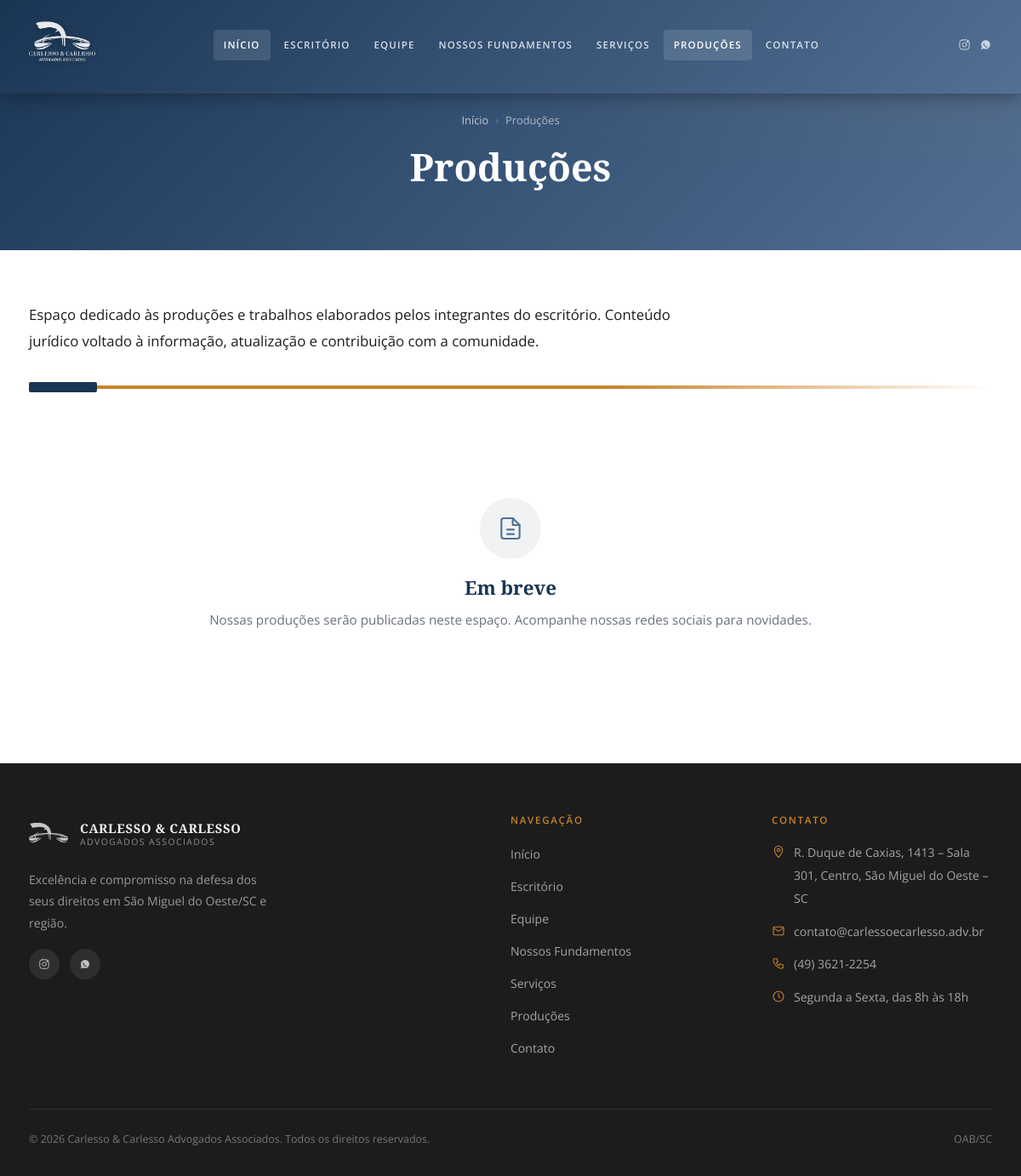
/producoes, run on the app's committed database.
### tables this page shows
CREATE TABLE `paginas` (
  `id`               INT(11)      NOT NULL AUTO_INCREMENT,
  `titulo`           VARCHAR(200) NOT NULL,
  `slug`             VARCHAR(120) NOT NULL,
  `conteudo`         LONGTEXT     DEFAULT NULL,
  `blocos`           LONGTEXT     DEFAULT NULL,
  `meta_title`       VARCHAR(255) DEFAULT NULL,
  `meta_description` VARCHAR(500) DEFAULT NULL,
  `status`           ENUM('publicado','rascunho') NOT NULL DEFAULT 'rascunho',
  `show_in_menu`     TINYINT(1)   NOT NULL DEFAULT 0,
  `menu_order`       INT(11)      NOT NULL DEFAULT 0,
  `created_at`       TIMESTAMP    NULL DEFAULT CURRENT_TIMESTAMP,
  `updated_at`       TIMESTAMP    NULL DEFAULT CURRENT_TIMESTAMP ON UPDATE CURRENT_TIMESTAMP,
  PRIMARY KEY (`id`),
  UNIQUE KEY `uk_slug` (`slug`),
  KEY `idx_status`    (`status`),
  KEY `idx_menu`      (`show_in_menu`,`menu_order`)
);

CREATE TABLE `conteudos` (
  `id`         INT(11)      NOT NULL AUTO_INCREMENT,
  `pagina`     VARCHAR(60)  NOT NULL,
  `secao`      VARCHAR(60)  NOT NULL,
  `titulo`     VARCHAR(200) DEFAULT NULL,
  `conteudo`   LONGTEXT     DEFAULT NULL,
  `imagem`     VARCHAR(255) DEFAULT NULL,
  `extra`      TEXT         DEFAULT NULL,
  `updated_at` TIMESTAMP    NULL DEFAULT CURRENT_TIMESTAMP ON UPDATE CURRENT_TIMESTAMP,
  PRIMARY KEY (`id`),
  UNIQUE KEY `uk_pagina_secao` (`pagina`,`secao`)
);

### src/Support/Env.php (called while the page is built, shortened)
<?php
final class Env
{
    public static function get(string $key, mixed $default = null): mixed
    {
        if (array_key_exists($key, $_ENV)) {
            return $_ENV[$key];
        }
        $val = getenv($key);
        return $val !== false ? $val : $default;
    }
}

### src/Support/Database.php (called while the page is built, shortened)
<?php
final class Database
{
    private static ?PDO $instance = null;
    public static function getInstance(): PDO
    {
        if (self::$instance === null) {
            $host    = Env::get('DB_HOST', 'localhost');
            $dbname  = Env::get('DB_NAME');
            $user    = Env::get('DB_USER');
            $pass    = Env::get('DB_PASS');
            $charset = Env::get('DB_CHARSET', 'utf8mb4');
            $dsn = "mysql:host=$host;dbname=$dbname;charset=$charset";
            $options = [
                PDO::ATTR_ERRMODE            => PDO::ERRMODE_EXCEPTION,
                PDO::ATTR_DEFAULT_FETCH_MODE => PDO::FETCH_ASSOC,
                PDO::ATTR_EMULATE_PREPARES   => false,
                PDO::MYSQL_ATTR_FOUND_ROWS   => true,
            ];
            try {
                self::$instance = new PDO($dsn, $user, $pass, $options);
            } catch (PDOException $e) {
                error_log('DB Connection Error: ' . $e->getMessage());
                if (defined('CARLESSO_INSTALL_MODE') || PHP_SAPI === 'cli') {
                    throw $e;
                }
                http_response_code(503);
                if (str_contains($_SERVER['REQUEST_URI'] ?? '', '/api/')) {
                    header('Content-Type: application/json; charset=utf-8');
                    echo json_encode(['error' => 'Serviço temporariamente indisponível.']);
                } else {
                    header('Content-Type: text/html; charset=utf-8');
                    echo '<!DOCTYPE html><meta charset="utf-8"><title>Em manutenção</title>';
                    echo '<body style="font-family:system-ui;text-align:center;padding:80px 20px;color:#1a3554">';
                    echo '<h1>Site em manutenção</h1><p>Voltamos em breve.</p></body>';
                }
                exit;
            }
        }
        return self::$instance;
    }
    public static function query(string $sql, array $params = []): PDOStatement
    {
        $stmt = self::getInstance()->prepare($sql);
        $stmt->execute($params);
        return $stmt;
    }
    public static function fetchOne(string $sql, array $params = []): ?array
    {
        $row = self::query($sql, $params)->fetch();
        return $row ?: null;
    }
}

### includes/functions.php (called while the page is built, shortened)
<?php
if (!function_exists('getPage')) {
    function getPage(string $slug): ?array
    {
        return Database::fetchOne(
            'SELECT * FROM paginas WHERE slug = ? AND status = "publicado" LIMIT 1',
            [$slug]
        );
    }
}
if (!function_exists('getContent')) {
    function getContent(string $pagina, string $secao): ?array
    {
        return Database::fetchOne(
            'SELECT * FROM conteudos WHERE pagina = ? AND secao = ? LIMIT 1',
            [$pagina, $secao]
        );
    }
}

### index.php (the view, shortened to what this page needs)
<?php
require_once __DIR__ . '/includes/functions.php';
$slug = trim($_GET['slug'] ?? '', '/');
$slug = $slug ?: 'inicio';
$slug = preg_replace('/[^a-z0-9_-]/', '', strtolower($slug));
$page    = getPage($slug);
include __DIR__ . '/templates/header.php';
echo '<main id="main-content">';
if ($slug === 'inicio') {
    include __DIR__ . '/templates/home.php';
} else {
    echo '<section class="page-header">
      <div class="container">
        <div class="breadcrumb">
          <a href="/">Início</a>
          <span class="sep">›</span>
          <span>' . e($page['titulo']) . '</span>
        </div>
        <h1>' . e($page['titulo']) . '</h1>
      </div>
    </section>';
    echo '<div class="page-content"><div class="container">';
    $templateFile = __DIR__ . '/templates/' . $slug . '.php';
    if (file_exists($templateFile)) {
        include $templateFile;
    }
    echo '</div></div>';
}
echo '</main>';
include __DIR__ . '/templates/footer.php';

### templates/producoes.php (shortened to what this page needs)
<?php
$introducao = getContent('producoes', 'introducao');
$posts      = getPublishedPosts(50);
$singlePost = null;
?>
<?php if ($singlePost): ?>
  <article class="single-post">
    <a href="/producoes" class="back-link">← Voltar para Produções</a>
    <header class="single-post-header">
      <div class="post-date"><?= dateFormat($singlePost['data_publicacao'], 'd \d\e F \d\e Y') ?></div>
      <h1 style="margin-top:8px"><?= e($singlePost['titulo']) ?></h1>
      <div class="gold-divider" style="margin:24px 0"></div>
    </header>
    <?php if (!empty($singlePost['imagem'])): ?>
      <img class="single-post-image" src="<?= e($singlePost['imagem']) ?>" alt="<?= e($singlePost['titulo']) ?>">
    <?php endif; ?>
    <div class="rich-content">
      <?= sanitizeHtml($singlePost['conteudo'] ?? '') ?>
    </div>
  </article>
<?php else: ?>
  <p class="lead-text">
    <?= e($introducao['conteudo'] ?? 'Espaço dedicado às produções e trabalhos elaborados pelos integrantes do escritório. Conteúdo jurídico voltado à informação, atualização e contribuição com a comunidade.') ?>
  </p>
  <div class="gold-divider"></div>
  <?php if (empty($posts)): ?>
    <div class="empty-state">
      <div class="empty-icon"><?= svgIcon('document') ?></div>
      <h3>Em breve</h3>
      <p>Nossas produções serão publicadas neste espaço. Acompanhe nossas redes sociais para novidades.</p>
    </div>
  <?php endif; ?>
<?php endif; ?>

### assets/css/style.css (style rules this page uses)
:root { --c-primary: #527095; --c-dark: #081217; --c-gold: #c8832a; --c-navy: #1a3554; --c-navy-light: #2d5a8e; --c-blue-light: #b8d4e8; --c-cream: #e8d5c0; --c-gray-light: #f0f2f4; --c-gray: #c8c8c8; --c-text: #1c1c1c; --c-text-muted: #6b7280; --c-white: #ffffff; --f-serif: 'Hepta Slab', 'Georgia', serif; --f-sans: 'Open Sans', 'Helvetica Neue', sans-serif; --radius: 4px; --radius-lg:8px; --shadow: 0 2px 12px rgba(8,18,23,.12); --shadow-lg:0 8px 32px rgba(8,18,23,.18); --transition: .25s cubic-bezier(.4,0,.2,1); --header-h: 90px; }
*, *::before, *::after { box-sizing: border-box; margin: 0; padding: 0; }
html { scroll-behavior: smooth; }
body { font-family: var(--f-sans); font-size: 16px; line-height: 1.75; color: var(--c-text); background: var(--c-white); }
a { color: var(--c-primary); text-decoration: none; transition: color var(--transition); }
h1,h2,h3,h4,h5,h6 { font-family: var(--f-serif); color: var(--c-navy); line-height: 1.25; font-weight: 800; }
h1 { font-size: clamp(2rem, 4vw, 3rem); }
h3 { font-size: clamp(1.1rem, 2vw, 1.5rem); }
p { margin-bottom: 1rem; }
.container { width: 100%; max-width: 1180px; margin: 0 auto; padding: 0 24px; }
.page-header { padding: calc(var(--header-h) + 40px) 0 60px; background: linear-gradient(135deg, var(--c-navy), var(--c-primary)); color: var(--c-white); text-align: center; }
.page-header h1 { color: var(--c-white); margin-bottom: 10px; }
.page-content { padding: 60px 0; }
.breadcrumb { display: flex; gap: 8px; font-size: .8rem; color: rgba(255,255,255,.6); margin-bottom: 16px; }
.breadcrumb a { color: rgba(255,255,255,.7); }
.breadcrumb .sep { opacity: .5; }
.lead-text { font-size: 1.05rem; line-height: 1.85; color: var(--c-text); max-width: 800px; margin-bottom: 36px; }
.gold-divider { width: 100%; height: 4px; background: linear-gradient(90deg, var(--c-gold) 0%, var(--c-gold) 60%, transparent 100%); margin: 0 0 48px; border-radius: 2px; position: relative; }
.gold-divider::before { content: ''; position: absolute; left: 0; top: -4px; width: 80px; height: 12px; background: var(--c-navy); border-radius: 2px; }
.empty-state { text-align: center; padding: 80px 20px; color: var(--c-text-muted); }
.empty-state .empty-icon { width: 72px; height: 72px; margin: 0 auto 20px; display: flex; align-items: center; justify-content: center; border-radius: 50%; background: var(--c-gray-light); color: var(--c-primary); }
.empty-state h3 { color: var(--c-navy); font-size: 1.4rem; margin-bottom: 10px; }
.empty-state p { color: var(--c-text-muted); font-size: .95rem; }
.page-header { background: linear-gradient(135deg, var(--c-navy) 0%, var(--c-primary) 100%); position: relative; overflow: hidden; }
.page-header::before { content: ''; position: absolute; inset: 0; background: radial-gradient(ellipse at top right, rgba(200,131,42,.1) 0%, transparent 50%); }
.page-header > * { position: relative; }
.page-header h1 { font-size: clamp(1.8rem, 4vw, 2.8rem); color: var(--c-white); }
.page-header .breadcrumb { justify-content: center; }

### assets/css/blocks.css (style rules this page uses)
:root { --bp-tablet: 1024px; --bp-mobile: 640px; --space-xs: 8px; --space-sm: 16px; --space-md: 24px; --space-lg: 40px; --space-xl: 64px; --space-xxl: 96px; --c-navy: #1a3554; --c-primary: #527095; --c-accent: #c8832a; --c-cream: #e8d5c0; --c-dark: #1c1c1c; --c-white: #ffffff; --c-text: #1c1c1c; --c-bg-soft: #f9fafb; --c-border: #e5e9ef; }

### data on the page
paginas: titulo "Produções"
conteudos: conteudo "Espaço dedicado às produções e trabalhos elaborados pelos integrantes do escritório. Conteúdo jurídico voltado à informação, atualização e contribuição com a comunidade."

### other printed values
$endereco "R. Duque de Caxias, 1413 – Sala 301, Centro, São Miguel do Oeste – SC"
$email "contato@carlessoecarlesso.adv.br"
$telefone "(49) 3621-2254"
$horario "Segunda a Sexta, das 8h às 18h"
$siteTitle "Carlesso & Carlesso Advogados Associados"
$footerText "Todos os direitos reservados."
